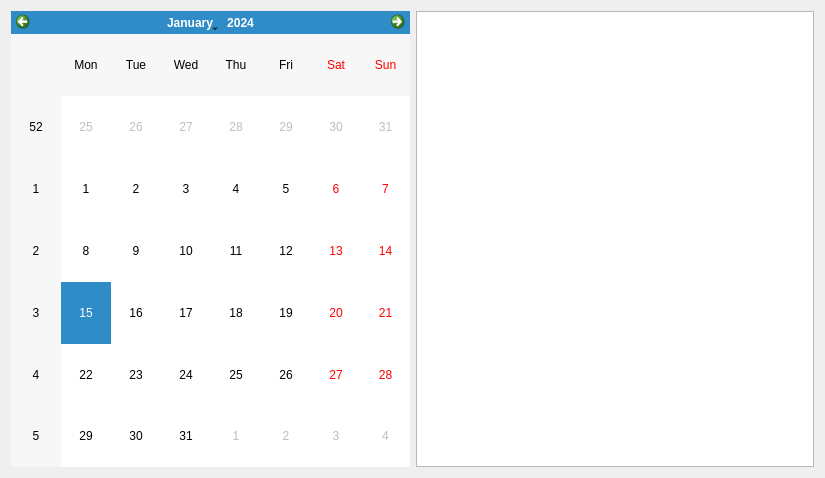
<?xml version="1.0" encoding="UTF-8"?>
<ui version="4.0">
 <class>DialogSetting</class>
 <widget class="QDialog" name="DialogSetting">
  <property name="geometry">
   <rect>
    <x>0</x>
    <y>0</y>
    <width>825</width>
    <height>478</height>
   </rect>
  </property>
  <property name="windowTitle">
   <string>Dialog</string>
  </property>
  <property name="styleSheet">
   <string notr="true"/>
  </property>
  <layout class="QHBoxLayout" name="horizontalLayout">
   <item>
    <widget class="QCalendarWidget" name="calendarWidget_date"/>
   </item>
   <item>
    <widget class="QListWidget" name="listWidget_Videos"/>
   </item>
  </layout>
 </widget>
 <resources/>
 <connections/>
</ui>
